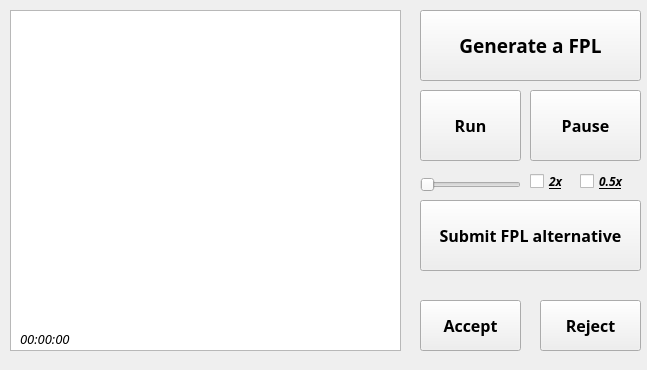
<?xml version="1.0" encoding="UTF-8"?>
<ui version="4.0">
 <class>Service</class>
 <widget class="QWidget" name="Service">
  <property name="enabled">
   <bool>true</bool>
  </property>
  <property name="geometry">
   <rect>
    <x>0</x>
    <y>0</y>
    <width>647</width>
    <height>370</height>
   </rect>
  </property>
  <property name="windowTitle">
   <string>Service</string>
  </property>
  <widget class="QGraphicsView" name="Viewer">
   <property name="geometry">
    <rect>
     <x>10</x>
     <y>10</y>
     <width>391</width>
     <height>341</height>
    </rect>
   </property>
  </widget>
  <widget class="QPushButton" name="genBtn">
   <property name="geometry">
    <rect>
     <x>420</x>
     <y>10</y>
     <width>221</width>
     <height>71</height>
    </rect>
   </property>
   <property name="font">
    <font>
     <family>Century Gothic</family>
     <pointsize>14</pointsize>
     <weight>75</weight>
     <bold>true</bold>
     <underline>false</underline>
     <kerning>true</kerning>
    </font>
   </property>
   <property name="text">
    <string>Generate a FPL</string>
   </property>
  </widget>
  <widget class="QPushButton" name="runBtn">
   <property name="geometry">
    <rect>
     <x>420</x>
     <y>90</y>
     <width>101</width>
     <height>71</height>
    </rect>
   </property>
   <property name="font">
    <font>
     <family>Century Gothic</family>
     <pointsize>12</pointsize>
     <weight>75</weight>
     <bold>true</bold>
    </font>
   </property>
   <property name="text">
    <string>Run</string>
   </property>
  </widget>
  <widget class="QPushButton" name="pauseBtn">
   <property name="geometry">
    <rect>
     <x>530</x>
     <y>90</y>
     <width>111</width>
     <height>71</height>
    </rect>
   </property>
   <property name="font">
    <font>
     <family>Century Gothic</family>
     <pointsize>12</pointsize>
     <weight>75</weight>
     <bold>true</bold>
    </font>
   </property>
   <property name="text">
    <string>Pause</string>
   </property>
  </widget>
  <widget class="QPushButton" name="submitBtn">
   <property name="geometry">
    <rect>
     <x>420</x>
     <y>200</y>
     <width>221</width>
     <height>71</height>
    </rect>
   </property>
   <property name="font">
    <font>
     <family>Century Gothic</family>
     <pointsize>12</pointsize>
     <weight>75</weight>
     <bold>true</bold>
    </font>
   </property>
   <property name="text">
    <string>Submit FPL alternative</string>
   </property>
  </widget>
  <widget class="QCheckBox" name="checkHigh">
   <property name="geometry">
    <rect>
     <x>530</x>
     <y>170</y>
     <width>51</width>
     <height>22</height>
    </rect>
   </property>
   <property name="font">
    <font>
     <family>Century Gothic</family>
     <weight>75</weight>
     <italic>true</italic>
     <bold>true</bold>
     <underline>true</underline>
    </font>
   </property>
   <property name="text">
    <string>2x</string>
   </property>
  </widget>
  <widget class="QCheckBox" name="checkLow">
   <property name="geometry">
    <rect>
     <x>580</x>
     <y>170</y>
     <width>61</width>
     <height>22</height>
    </rect>
   </property>
   <property name="font">
    <font>
     <family>Century Gothic</family>
     <weight>75</weight>
     <italic>true</italic>
     <bold>true</bold>
     <underline>true</underline>
    </font>
   </property>
   <property name="text">
    <string>0.5x</string>
   </property>
  </widget>
  <widget class="QPushButton" name="acceptBtn">
   <property name="geometry">
    <rect>
     <x>420</x>
     <y>300</y>
     <width>101</width>
     <height>51</height>
    </rect>
   </property>
   <property name="font">
    <font>
     <family>Century Gothic</family>
     <pointsize>12</pointsize>
     <weight>75</weight>
     <bold>true</bold>
    </font>
   </property>
   <property name="text">
    <string>Accept</string>
   </property>
  </widget>
  <widget class="QPushButton" name="rejectBtn">
   <property name="geometry">
    <rect>
     <x>540</x>
     <y>300</y>
     <width>101</width>
     <height>51</height>
    </rect>
   </property>
   <property name="font">
    <font>
     <family>Century Gothic</family>
     <pointsize>12</pointsize>
     <weight>75</weight>
     <bold>true</bold>
    </font>
   </property>
   <property name="text">
    <string>Reject</string>
   </property>
  </widget>
  <widget class="QLabel" name="timerLabal">
   <property name="geometry">
    <rect>
     <x>20</x>
     <y>330</y>
     <width>61</width>
     <height>17</height>
    </rect>
   </property>
   <property name="font">
    <font>
     <family>Century Gothic</family>
     <pointsize>10</pointsize>
     <italic>true</italic>
     <underline>false</underline>
    </font>
   </property>
   <property name="text">
    <string>00:00:00</string>
   </property>
  </widget>
  <widget class="QSlider" name="SpeedSlider">
   <property name="geometry">
    <rect>
     <x>420</x>
     <y>170</y>
     <width>101</width>
     <height>29</height>
    </rect>
   </property>
   <property name="minimum">
    <number>1</number>
   </property>
   <property name="maximum">
    <number>10</number>
   </property>
   <property name="pageStep">
    <number>0</number>
   </property>
   <property name="orientation">
    <enum>Qt::Horizontal</enum>
   </property>
  </widget>
  <widget class="QLabel" name="Infolabel">
   <property name="geometry">
    <rect>
     <x>420</x>
     <y>280</y>
     <width>221</width>
     <height>20</height>
    </rect>
   </property>
   <property name="font">
    <font>
     <family>Century Gothic</family>
     <pointsize>9</pointsize>
    </font>
   </property>
   <property name="text">
    <string/>
   </property>
   <property name="scaledContents">
    <bool>false</bool>
   </property>
   <property name="alignment">
    <set>Qt::AlignCenter</set>
   </property>
  </widget>
 </widget>
 <layoutdefault spacing="6" margin="11"/>
 <resources/>
 <connections/>
</ui>
